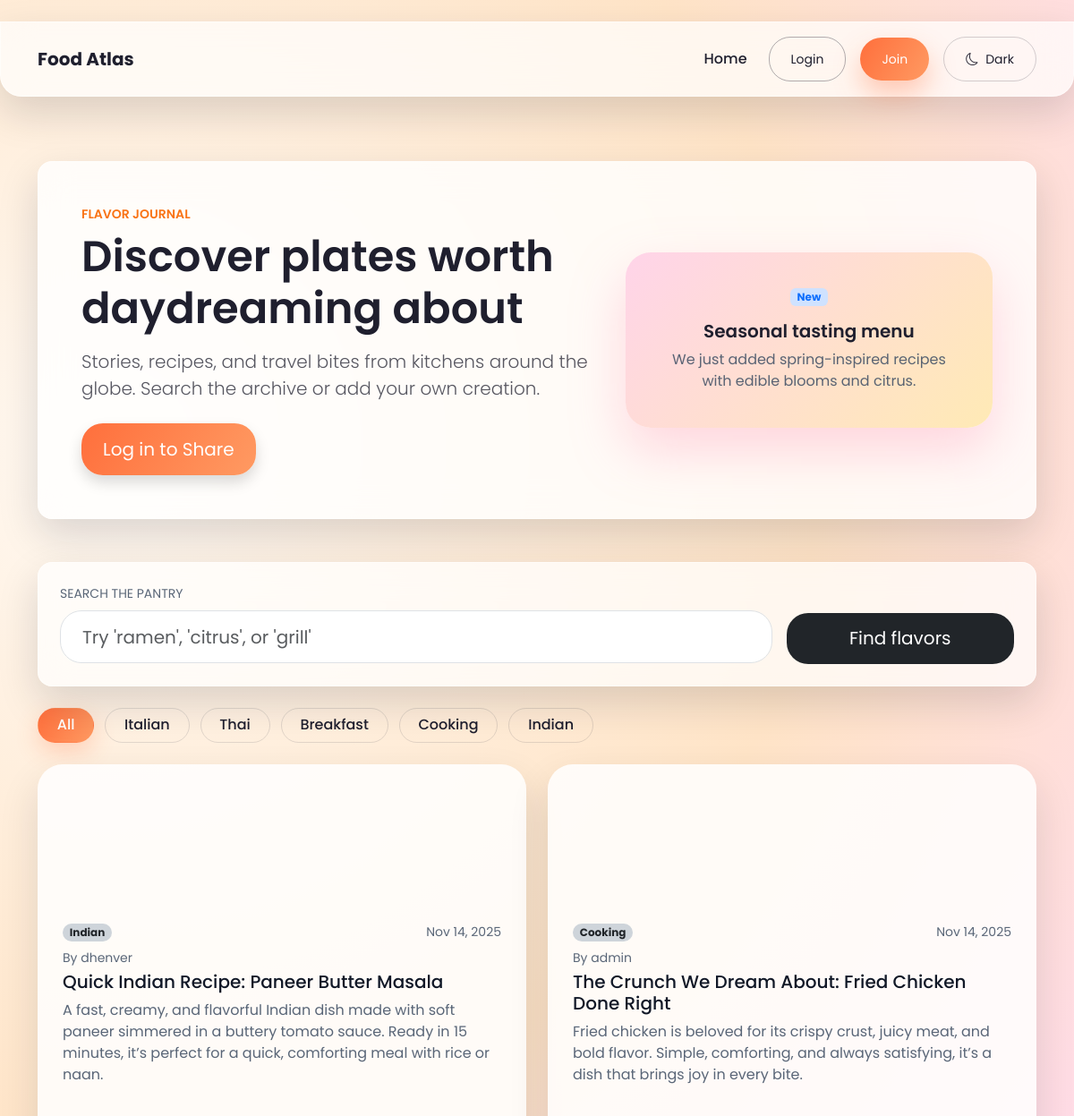
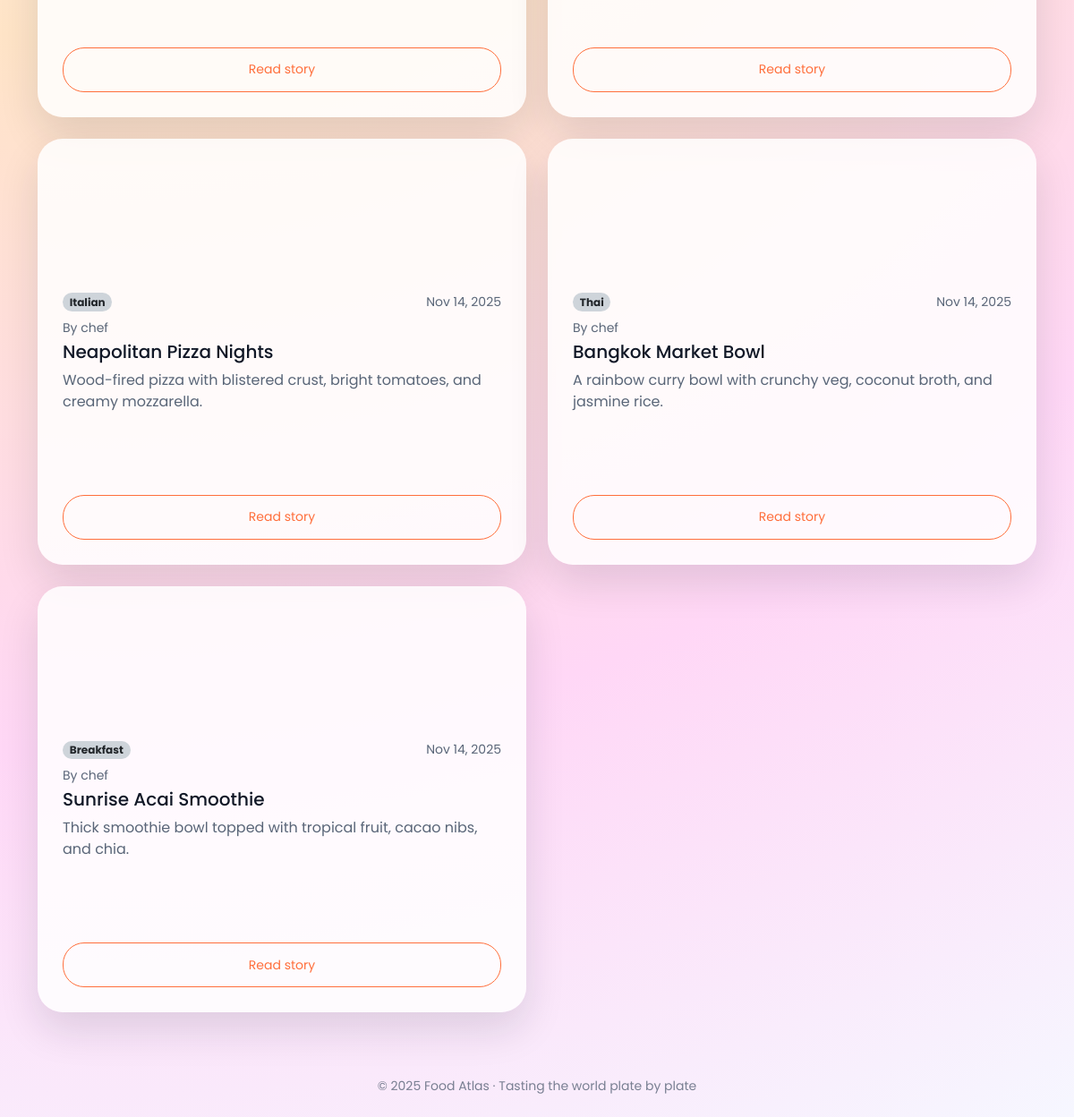
The page / on the database its author committed (2 pictures, top to bottom).
### app.py (models this page shows, shortened)
class Post(db.Model):
    id = db.Column(db.Integer, primary_key=True)
    title = db.Column(db.String(120), nullable=False)
    summary = db.Column(db.String(200), nullable=False)
    content = db.Column(db.Text, nullable=False)
    image_url = db.Column(db.String(350), nullable=True)
    category = db.Column(db.String(60), nullable=True)
    date_posted = db.Column(db.DateTime, default=datetime.utcnow)
    user_id = db.Column(db.Integer, db.ForeignKey('user.id'), nullable=True)
    author = db.relationship('User', backref=db.backref('posts', lazy=True))
    comments = db.relationship('Comment', backref='post', cascade='all, delete-orphan', lazy='dynamic')
    def hero_image(self):
        return self.image_url or "https://images.unsplash.com/photo-1504674900247-0877df9cc836?auto=format&fit=crop&w=1200&q=60"

class User(db.Model, UserMixin):
    id = db.Column(db.Integer, primary_key=True)
    username = db.Column(db.String(80), unique=True, nullable=False)
    password_hash = db.Column(db.String(255), nullable=False)

### app.py (the view)
@app.route('/')
def index():
    query = request.args.get('q', '').strip()
    category = request.args.get('category', '').strip()
    base_query = Post.query.order_by(Post.date_posted.desc())
    if category:
        base_query = base_query.filter(Post.category.ilike(category))
    if query:
        like = f"%{query}%"
        posts = base_query.filter(or_(Post.title.ilike(like), Post.summary.ilike(like), Post.content.ilike(like))).all()
    else:
        posts = base_query.all()
    categories = db.session.query(Post.category).filter(Post.category.isnot(None)).distinct().all()
    return render_template('index.html', posts=posts, query=query, category=category, categories=[c[0] for c in categories])

### app.py (called while the page is built)
@app.context_processor
def inject_year():
    return {'current_year': datetime.utcnow().year}

### templates/index.html (shortened to what this page needs)
﻿{% extends 'base.html' %}
{% block content %}
<section class="hero glassy mb-5 p-5 rounded-4 text-center text-lg-start">
    <div class="row align-items-center g-4">
        <div class="col-lg-7">
            <p class="text-uppercase text-accent fw-semibold small mb-2">Flavor journal</p>
            <h1 class="display-5 fw-semibold mb-3">Discover plates worth daydreaming about</h1>
            <p class="lead mb-4">Stories, recipes, and travel bites from kitchens around the globe. Search the archive or add your own creation.</p>
            {% if current_user.is_authenticated %}
            <a href="{{ url_for('add_post') }}" class="btn btn-primary btn-lg shadow">Share a Food Story</a>
            {% else %}
            <a href="{{ url_for('login') }}" class="btn btn-primary btn-lg shadow">Log in to Share</a>
            {% endif %}
        </div>
        <div class="col-lg-5 text-center">
            <div class="floating-card">
                <span class="badge bg-primary-subtle text-primary mb-3">New</span>
                <h5 class="fw-semibold">Seasonal tasting menu</h5>
                <p class="text-muted mb-0">We just added spring-inspired recipes with edible blooms and citrus.</p>
            </div>
        </div>
    </div>
</section>
<form method="get" class="search-card glassy p-4 rounded-4 mb-4">
    <div class="row g-3 align-items-center">
        <div class="col-md-9">
            <label class="form-label text-uppercase small text-muted">Search the pantry</label>
            <input type="text" class="form-control form-control-lg" name="q" placeholder="Try 'ramen', 'citrus', or 'grill'" value="{{ query }}">
        </div>
        <div class="col-md-3 d-grid">
            <button type="submit" class="btn btn-dark btn-lg">Find flavors</button>
        </div>
    </div>
</form>
{% if categories %}
<div class="category-chip-stack mb-4">
    <a href="{{ url_for('index') }}" class="category-chip {{ not category and 'active' }}">All</a>
    {% for cat in categories %}
    <a href="{{ url_for('index', category=cat) }}" class="category-chip {{ category == cat and 'active' }}">{{ cat }}</a>
    {% endfor %}
</div>
{% endif %}
<section class="row g-4">
    {% if posts %}
        {% for post in posts %}
        <div class="col-md-6 col-xxl-4 d-flex">
            <article class="post-card flex-fill">
                <div class="post-thumb" style="background-image: url('{{ post.hero_image() }}');"></div>
                <div class="post-body">
                    <div class="d-flex justify-content-between align-items-center mb-2">
                        <a class="badge rounded-pill bg-dark-subtle text-dark small text-decoration-none" href="{{ url_for('index', category=post.category) }}">{{ post.category or 'Chef notes' }}</a>
                        <small class="text-muted">{{ post.date_posted.strftime('%b %d, %Y') }}</small>
                    </div>
                    <small class="text-muted mb-1 d-block">By {{ post.author.username if post.author else 'Guest' }}</small>
                    <h3 class="h5 mb-2">{{ post.title }}</h3>
                    <p class="text-muted mb-3">{{ post.summary }}</p>
                    <a class="btn btn-outline-primary btn-sm" href="{{ url_for('post_detail', post_id=post.id) }}">Read story</a>
                </div>
            </article>
        </div>
        {% endfor %}
    {% else %}
        <div class="col-12 text-center py-5">
            <h3>No dishes found.</h3>
            <p class="text-muted">Try another ingredient or <a href="/add">share something delicious</a>.</p>
        </div>
    {% endif %}
</section>
{% endblock %}

### templates/base.html (shortened to what this page needs)
﻿<!DOCTYPE html>
<html lang="en" data-theme="light">
<head>
    <link href="https://cdn.jsdelivr.net/npm/bootstrap@5.3.3/dist/css/bootstrap.min.css" rel="stylesheet">
    <link href="https://cdn.jsdelivr.net/npm/bootstrap-icons@1.11.3/font/bootstrap-icons.css" rel="stylesheet">
    <link rel="stylesheet" href="{{ url_for('static', filename='style.css') }}">
</head>
<body class="bg-body">
<nav class="navbar navbar-expand-lg glassy py-3">
    <div class="container">
        <a class="navbar-brand fw-bold" href="/">Food Atlas</a>
        <div class="collapse navbar-collapse" id="navbarNav">
            <ul class="navbar-nav ms-auto align-items-lg-center gap-lg-3">
                <li class="nav-item"><a class="nav-link" href="{{ url_for('index') }}">Home</a></li>
                {% if current_user.is_authenticated %}
                <li class="nav-item"><a class="nav-link" href="{{ url_for('add_post') }}">Write a Story</a></li>
                <li class="nav-item">
                    <span class="user-chip">Hi, {{ current_user.username.title() }}</span>
                </li>
                <li class="nav-item">
                    <a class="btn btn-sm btn-outline-dark nav-btn logout-btn" href="{{ url_for('logout') }}">Logout</a>
                </li>
                {% else %}
                <li class="nav-item">
                    <a class="btn btn-sm btn-outline-dark nav-btn" href="{{ url_for('login') }}">Login</a>
                </li>
                <li class="nav-item">
                    <a class="btn btn-sm btn-primary nav-btn" href="{{ url_for('register') }}">Join</a>
                </li>
                {% endif %}
                <li class="nav-item">
                    <button class="btn btn-sm btn-theme d-flex align-items-center gap-2" id="themeToggle" type="button">
                        <span class="bi bi-moon"></span> <span class="d-none d-sm-inline">Dark</span>
                    </button>
                </li>
            </ul>
        </div>
    </div>
</nav>
<main class="py-5">
    <div class="container">
        {% block content %}{% endblock %}
    </div>
</main>
<footer class="text-center py-4 text-muted small">
    &copy; {{ current_year }} Food Atlas &middot; Tasting the world plate by plate
</footer>
</body>
</html>

### static/style.css (style rules this page uses)
body { font-family: 'Poppins', system-ui, -apple-system, BlinkMacSystemFont, 'Segoe UI', sans-serif; background: radial-gradient(circle at 10% 20%, #fff9f2, #ffe4c7 35%, #ffd7f6 70%, #f6f7ff); min-height: 100vh; color: #1f1f2e; }
.text-accent { color: #f97316; }
.glassy { background: rgba(255, 255, 255, 0.7); border: 1px solid rgba(255, 255, 255, 0.5); backdrop-filter: blur(18px); border-radius: 24px; box-shadow: 0 18px 45px rgba(15, 23, 42, 0.15); }
.navbar { border-radius: 0 0 24px 24px; margin: 0 0 24px; }
.navbar .nav-link { font-weight: 500; color: inherit; }
.navbar .navbar-brand { color: #1f1f2e; }
.nav-btn { border-radius: 999px; padding-inline: 1.5rem; }
.navbar .btn-outline-dark { color: #1f1f2e; border-color: rgba(31, 31, 46, 0.35); }
.navbar .btn-theme { border-radius: 999px; border-color: rgba(31, 31, 46, 0.2); color: #1f1f2e; }
.category-chip-stack { display: flex; flex-wrap: wrap; gap: 0.75rem; }
.category-chip { padding: 0.4rem 1.3rem; border-radius: 999px; border: 1px solid rgba(15, 23, 42, 0.12); color: inherit; text-decoration: none; font-weight: 500; transition: all 0.2s ease; }
.category-chip.active { background: linear-gradient(120deg, #ff6f3c, #ff9a62); color: #fff; border-color: transparent; box-shadow: 0 10px 25px rgba(255, 111, 60, 0.25); }
.text-muted { color: rgba(71, 85, 105, 0.9) !important; }
.form-label { color: #475569; }
.form-label.text-muted { color: rgba(71, 85, 105, 0.9) !important; }
.hero { background: rgba(255, 255, 255, 0.8); color: #1f1f2e; }
.hero h1 { color: inherit; }
.hero .lead { color: rgba(31, 31, 46, 0.75); }
.badge.bg-primary-subtle { color: #0f172a; }
.badge.bg-dark-subtle { color: #0f172a; }
.floating-card { border-radius: 28px; background: linear-gradient(135deg, #ffd4e9, #ffeab5); padding: 2.5rem; box-shadow: 0 25px 60px rgba(255, 143, 178, 0.35); }
.search-card { border-radius: 28px; }
.form-control, .btn { border-radius: 24px; padding: 0.85rem 1.5rem; }
.btn-primary { background: linear-gradient(120deg, #ff6f3c, #ff9a62); border: none; box-shadow: 0 15px 30px rgba(255, 111, 60, 0.35); }
.btn-dark { border: none; }
.btn-outline-primary { border-color: #ff6f3c; color: #ff6f3c; }
.post-card { border-radius: 28px; overflow: hidden; display: flex; flex-direction: column; background: rgba(255, 255, 255, 0.85); box-shadow: 0 20px 45px rgba(15, 23, 42, 0.12); transition: transform 0.3s ease, box-shadow 0.3s ease; min-height: 420px; height: 100%; }
.post-card h3 { color: #111827; }
.post-card p { color: rgba(55, 65, 81, 0.9); }
.post-card .post-body p { flex-grow: 1; }
.post-card .text-muted { color: rgba(71, 85, 105, 0.9) !important; }
.post-thumb { height: 220px; background-size: cover; background-position: center; }
.post-body { padding: 1.75rem; display: flex; flex-direction: column; height: 100%; }
footer { opacity: 0.8; }

### rows shown on the page
Post: category "Indian", date_posted "Nov 14, 2025", author "dhenver", title "Quick Indian Recipe: Paneer Butter Masala", summary "A fast, creamy, and flavorful Indian dish made with soft paneer simmered in a buttery tomato sauce. Ready in 15 minutes, it’s perfect for a quick, comforting meal with rice or naan."
Post: category "Cooking", date_posted "Nov 14, 2025", author "admin", title "The Crunch We Dream About: Fried Chicken Done Right", summary "Fried chicken is beloved for its crispy crust, juicy meat, and bold flavor. Simple, comforting, and always satisfying, it’s a dish that brings joy in every bite."
Post: category "Italian", date_posted "Nov 14, 2025", author "chef", title "Neapolitan Pizza Nights", summary "Wood-fired pizza with blistered crust, bright tomatoes, and creamy mozzarella."
Post: category "Thai", date_posted "Nov 14, 2025", author "chef", title "Bangkok Market Bowl", summary "A rainbow curry bowl with crunchy veg, coconut broth, and jasmine rice."
Post: category "Breakfast", date_posted "Nov 14, 2025", author "chef", title "Sunrise Acai Smoothie", summary "Thick smoothie bowl topped with tropical fruit, cacao nibs, and chia."

### other values the page prints
{{ cat }} "Italian" "Thai" "Breakfast" "Cooking" "Indian"
